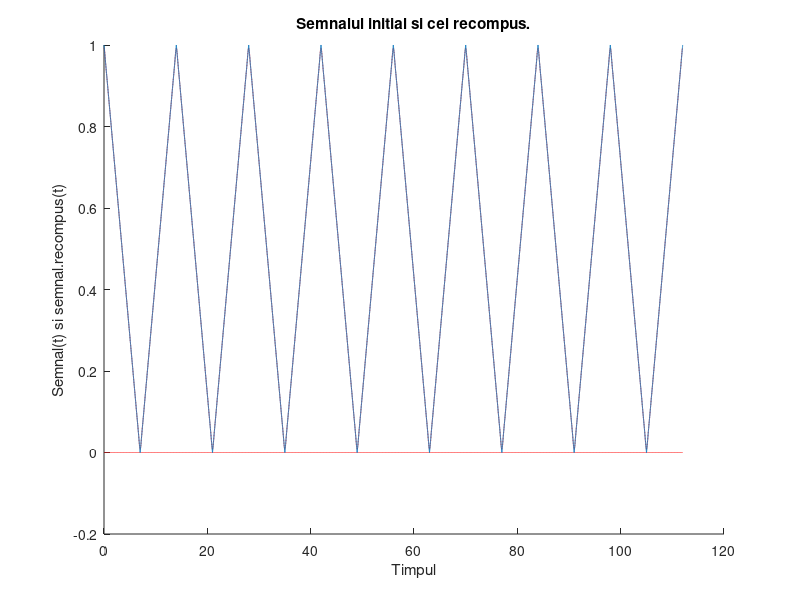
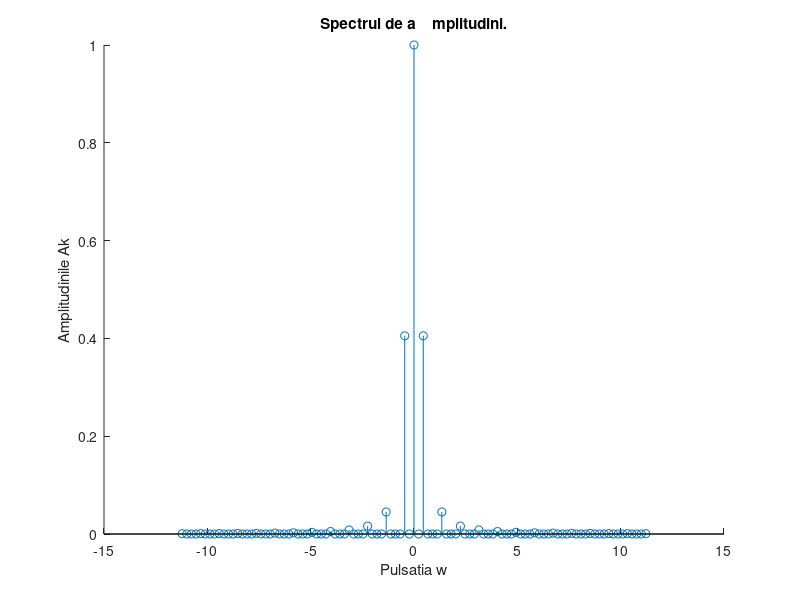

Recreate these plots in MATLAB, in order.
%Popa Darius Stefan,nr 14
%D=6 => T0=2*D => T=28

T=28;
f=1/T;
w=2*pi*f;
pas=T/10000;
t = 0:pas:4*T;
N=50;
s=abs(sawtooth(w*t,0.5));
for n = -N:N
    C(n+N+1) = 1/T * integral(@(t)(abs(sawtooth(w*t,0.5))).*exp(-1j*n*w*t),0,T) ;
end
sr = 0;
for n = -N:N
    sr = sr + C(n+N+1)*exp(1j*n*w*t) ;
end
figure(1);
hold on
plot(t,real(sr),'-.r',t,imag(sr),'-.r');
plot(t,s);
xlabel("Timpul");
ylabel("Semnal(t) si semnal.recompus(t)");
title("Semnalul initial si cel recompus.")
hold off
figure(2);
hold on
stem((-N:N)*w,2*abs(C));
xlabel('Pulsatia w');
ylabel('Amplitudinile Ak');
title('Spectrul de a	mplitudini.');
hold off
%In concluzie analiza Fourier a semnalelor analogice permite impartirea unui semnal intr-o suma de semnale elementare.
